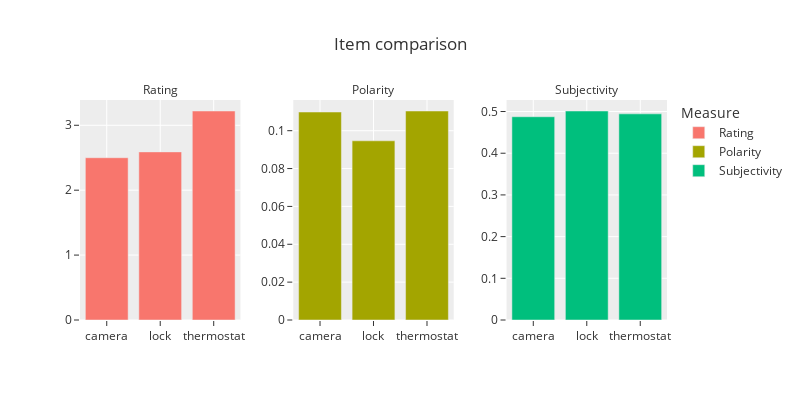

Here is the notebook cell this chart was saved with:
### Code cell
item = px.bar(data_frame=items,
              x="Item",
              y="Value",
              color="Measure",
              facet_col="Measure",
              facet_col_spacing=0.09,
              labels={"Value":"", "Item":""},
              title="Item comparison",
              width=800,
              height=400
             )
item.update_yaxes(matches=None)
item.update_yaxes(showticklabels=True)
item.for_each_annotation(lambda a: a.update(text=a.text.split("=")[-1]))
item.show()

### Figure 1 — Plotly figure (JSON) as saved in the notebook; plotly's stock layout.template omitted (floating-point values rounded to 4 significant figures)
{"data": [{"alignmentgroup": "True", "hovertemplate": "Measure=Rating<br>=%{y}<extra></extra>", "legendgroup": "Rating", "marker": {"color": "#F8766D", "pattern": {"shape": ""}}, "name": "Rating", "offsetgroup": "Rating", "orientation": "v", "showlegend": true, "textposition": "auto", "type": "bar", "x": ["camera", "lock", "thermostat"], "xaxis": "x", "y": [2.5, 2.59, 3.22], "yaxis": "y"}, {"alignmentgroup": "True", "hovertemplate": "Measure=Polarity<br>=%{y}<extra></extra>", "legendgroup": "Polarity", "marker": {"color": "#A3A500", "pattern": {"shape": ""}}, "name": "Polarity", "offsetgroup": "Polarity", "orientation": "v", "showlegend": true, "textposition": "auto", "type": "bar", "x": ["camera", "lock", "thermostat"], "xaxis": "x2", "y": [0.1099, 0.09466, 0.1104], "yaxis": "y2"}, {"alignmentgroup": "True", "hovertemplate": "Measure=Subjectivity<br>=%{y}<extra></extra>", "legendgroup": "Subjectivity", "marker": {"color": "#00BF7D", "pattern": {"shape": ""}}, "name": "Subjectivity", "offsetgroup": "Subjectivity", "orientation": "v", "showlegend": true, "textposition": "auto", "type": "bar", "x": ["camera", "lock", "thermostat"], "xaxis": "x3", "y": [0.4875, 0.5013, 0.4944], "yaxis": "y3"}], "layout": {"annotations": [{"font": {}, "showarrow": false, "text": "Rating", "x": 0.1367, "xanchor": "center", "xref": "paper", "y": 1, "yanchor": "bottom", "yref": "paper"}, {"font": {}, "showarrow": false, "text": "Polarity", "x": 0.5, "xanchor": "center", "xref": "paper", "y": 1, "yanchor": "bottom", "yref": "paper"}, {"font": {}, "showarrow": false, "text": "Subjectivity", "x": 0.8633, "xanchor": "center", "xref": "paper", "y": 1, "yanchor": "bottom", "yref": "paper"}], "barmode": "relative", "height": 400, "legend": {"title": {"text": "Measure"}, "tracegroupgap": 0}, "title": {"text": "Item comparison"}, "width": 800, "xaxis": {"anchor": "y", "domain": [0, 0.2733], "title": {"text": ""}}, "xaxis2": {"anchor": "y2", "domain": [0.3633, 0.6367], "matches": "x", "title": {"text": ""}}, "xaxis3": {"anchor": "y3", "domain": [0.7267, 1.0], "matches": "x", "title": {"text": ""}}, "yaxis": {"anchor": "x", "domain": [0, 1], "showticklabels": true, "title": {"text": ""}}, "yaxis2": {"anchor": "x2", "domain": [0, 1], "showticklabels": true}, "yaxis3": {"anchor": "x3", "domain": [0, 1], "showticklabels": true}}}
